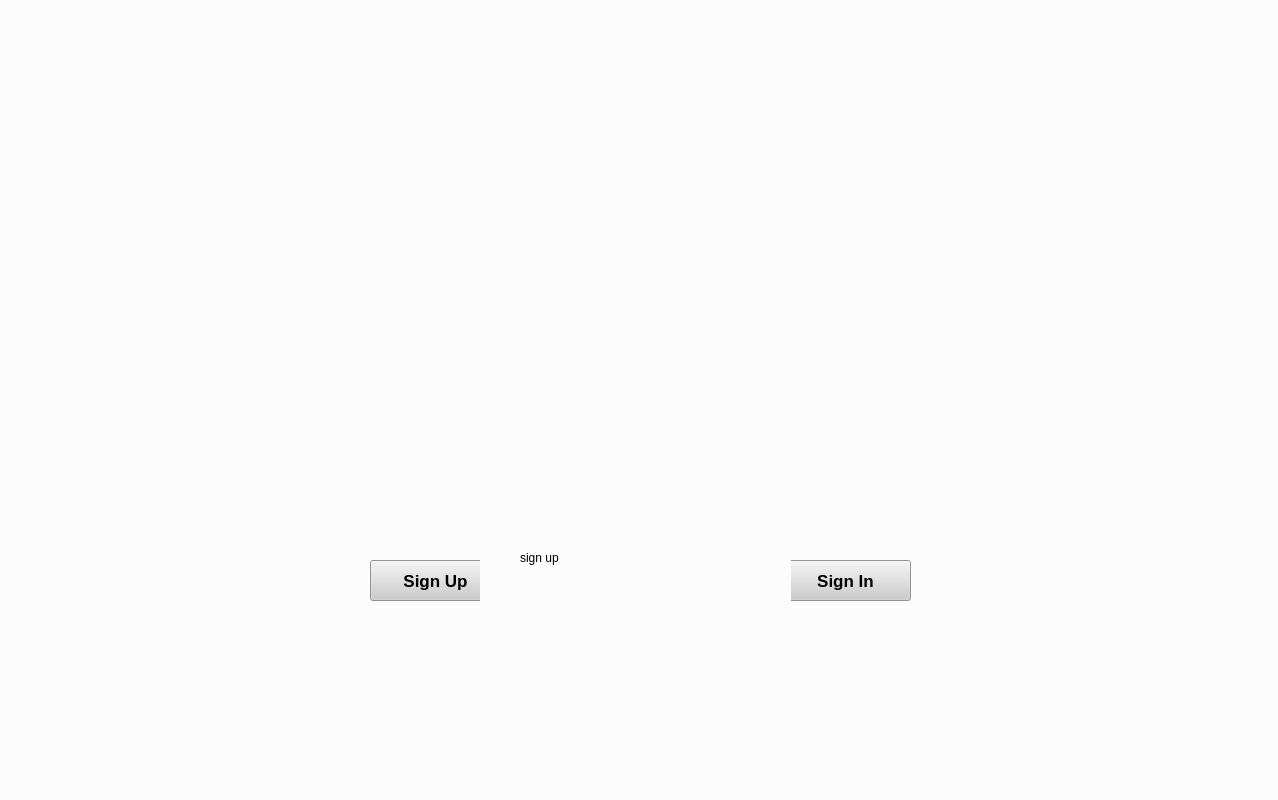
<?xml version="1.0" encoding="UTF-8"?>
<ui version="4.0">
 <class>MainWindowClass</class>
 <widget class="QMainWindow" name="MainWindowClass">
  <property name="geometry">
   <rect>
    <x>0</x>
    <y>0</y>
    <width>1278</width>
    <height>800</height>
   </rect>
  </property>
  <property name="windowTitle">
   <string>MainWindow</string>
  </property>
  <widget class="QWidget" name="centralWidget">
   <property name="styleSheet">
    <string notr="true">background-color: rgba(252,252,252,255)</string>
   </property>
   <widget class="QLabel" name="label">
    <property name="geometry">
     <rect>
      <x>10</x>
      <y>90</y>
      <width>1291</width>
      <height>521</height>
     </rect>
    </property>
    <property name="styleSheet">
     <string notr="true">background-position: center; 
</string>
    </property>
    <property name="text">
     <string/>
    </property>
    <property name="pixmap">
     <pixmap>../logo.jpg</pixmap>
    </property>
    <property name="alignment">
     <set>Qt::AlignCenter</set>
    </property>
   </widget>
   <widget class="QPushButton" name="SignUp">
    <property name="geometry">
     <rect>
      <x>370</x>
      <y>560</y>
      <width>131</width>
      <height>41</height>
     </rect>
    </property>
    <property name="font">
     <font>
      <family>Arial</family>
      <pointsize>13</pointsize>
      <bold>true</bold>
     </font>
    </property>
    <property name="styleSheet">
     <string notr="true">background-color: #CCCCCC ;
</string>
    </property>
    <property name="text">
     <string>Sign Up</string>
    </property>
   </widget>
   <widget class="QPushButton" name="SignIn">
    <property name="geometry">
     <rect>
      <x>780</x>
      <y>560</y>
      <width>131</width>
      <height>41</height>
     </rect>
    </property>
    <property name="font">
     <font>
      <family>Arial</family>
      <pointsize>13</pointsize>
      <bold>true</bold>
     </font>
    </property>
    <property name="styleSheet">
     <string notr="true">background-color: #CCCCCC;</string>
    </property>
    <property name="text">
     <string>Sign In</string>
    </property>
   </widget>
   <widget class="QStackedWidget" name="stackedWidget">
    <property name="geometry">
     <rect>
      <x>480</x>
      <y>510</y>
      <width>311</width>
      <height>161</height>
     </rect>
    </property>
    <widget class="QWidget" name="page">
     <widget class="QLabel" name="label_2">
      <property name="geometry">
       <rect>
        <x>40</x>
        <y>40</y>
        <width>49</width>
        <height>16</height>
       </rect>
      </property>
      <property name="text">
       <string>sign up</string>
      </property>
     </widget>
    </widget>
    <widget class="QWidget" name="page_2">
     <widget class="QLabel" name="label_3">
      <property name="geometry">
       <rect>
        <x>80</x>
        <y>40</y>
        <width>49</width>
        <height>16</height>
       </rect>
      </property>
      <property name="text">
       <string>sign in</string>
      </property>
     </widget>
    </widget>
   </widget>
  </widget>
 </widget>
 <layoutdefault spacing="6" margin="11"/>
 <resources>
  <include location="Resource.qrc"/>
 </resources>
 <connections/>
</ui>
